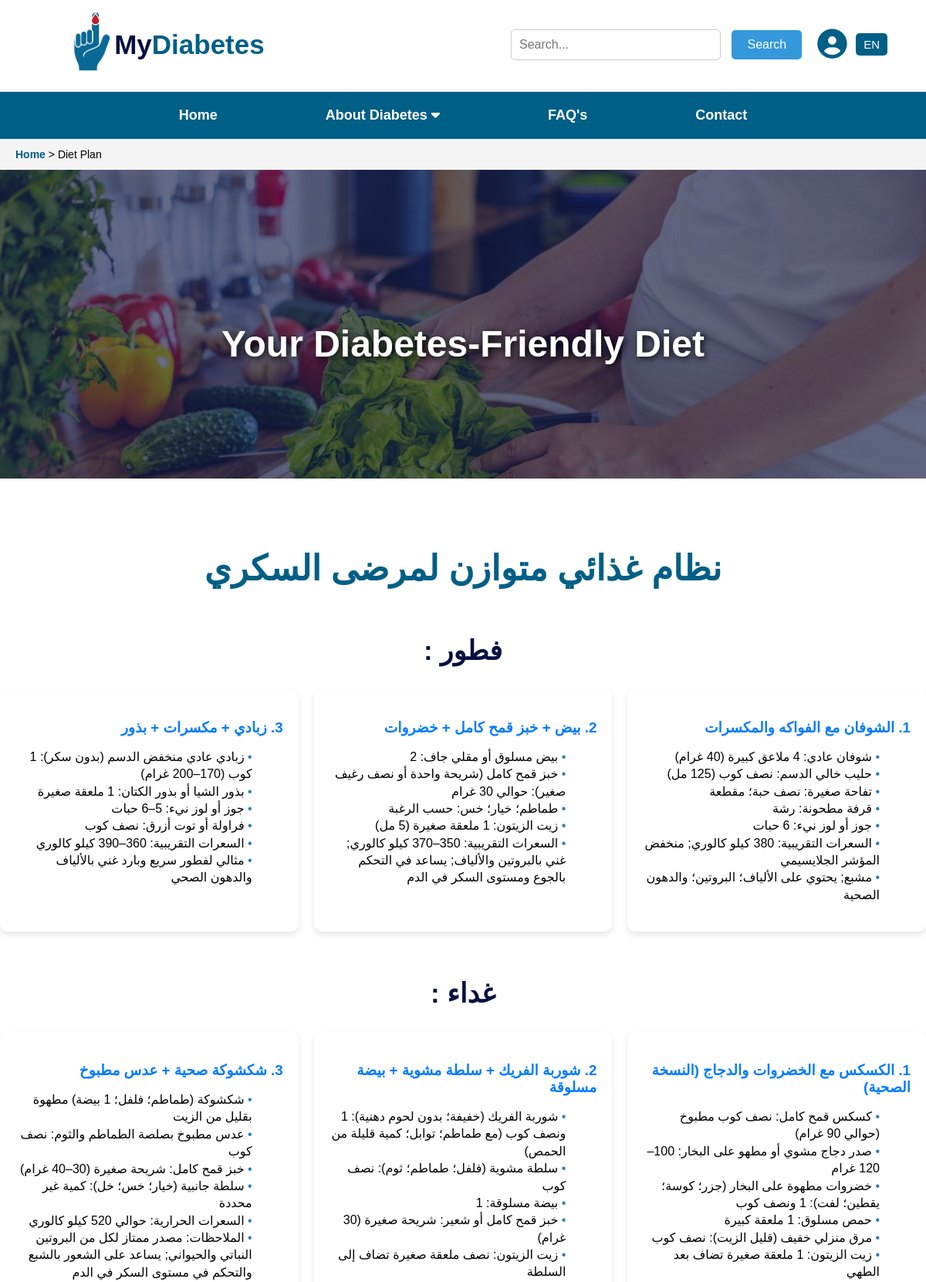
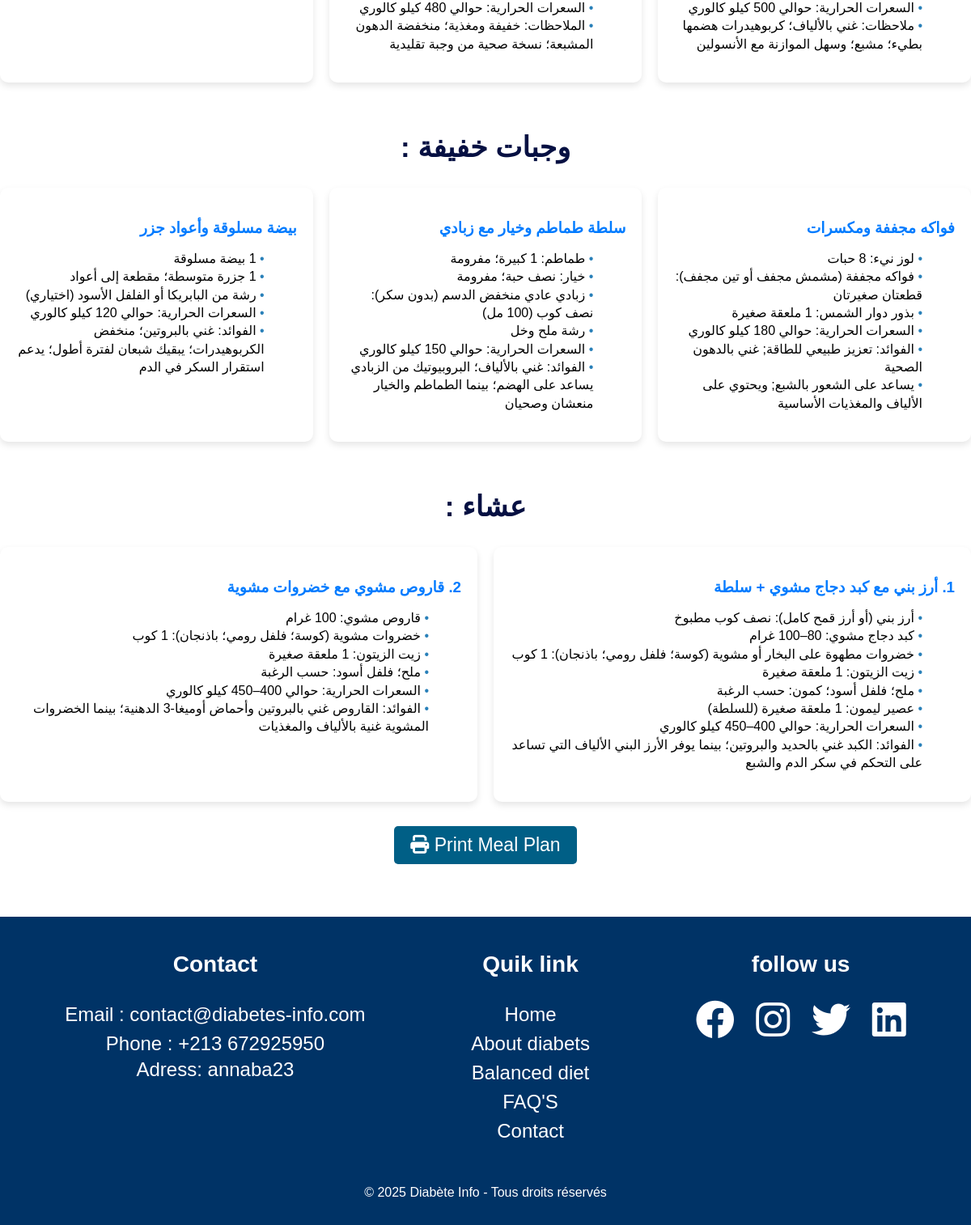
Page /regime1.php?user_id=3&lang=ar on the committed database (2 pictures, top to bottom).
### tables this page shows
CREATE TABLE `regime` (
  `id` int(11) NOT NULL,
  `breakfast1` text DEFAULT NULL,
  `breakfast2` text DEFAULT NULL,
  `breakfast3` text DEFAULT NULL,
  `lunch1` text DEFAULT NULL,
  `lunch2` text DEFAULT NULL,
  `lunch3` text DEFAULT NULL,
  `snack1` text DEFAULT NULL,
  `snack2` text DEFAULT NULL,
  `snack3` text DEFAULT NULL,
  `dinner1` text DEFAULT NULL,
  `dinner2` text DEFAULT NULL,
  `dinner3` text DEFAULT NULL,
  `b1` text DEFAULT NULL,
  `b2` text DEFAULT NULL,
  `b3` text DEFAULT NULL,
  `l1` text DEFAULT NULL,
  `l2` text DEFAULT NULL,
  `l3` text DEFAULT NULL,
  `s1` text DEFAULT NULL,
  `s2` text DEFAULT NULL,
  `s3` text DEFAULT NULL,
  `d1` text DEFAULT NULL,
  `d2` text DEFAULT NULL,
  `d3` text DEFAULT NULL,
  `breakfast1_ar` text DEFAULT NULL,
  `breakfast2_ar` text DEFAULT NULL,
  `breakfast3_ar` text DEFAULT NULL,
  `lunch1_ar` text DEFAULT NULL,
  `lunch2_ar` text DEFAULT NULL,
  `lunch3_ar` text DEFAULT NULL,
  `snack1_ar` text DEFAULT NULL,
  `snack2_ar` text DEFAULT NULL,
  `snack3_ar` text DEFAULT NULL,
  `dinner1_ar` text DEFAULT NULL,
  `dinner2_ar` text DEFAULT NULL,
  `dinner3_ar` text DEFAULT NULL,
  `b1_ar` text DEFAULT NULL,
  `b2_ar` text DEFAULT NULL,
  `b3_ar` text DEFAULT NULL,
  `l1_ar` text DEFAULT NULL,
  `l2_ar` text DEFAULT NULL,
  `l3_ar` text DEFAULT NULL,
  `s1_ar` text DEFAULT NULL,
  `s2_ar` text DEFAULT NULL,
  `s3_ar` text DEFAULT NULL,
  `d1_ar` text DEFAULT NULL,
  `d2_ar` text DEFAULT NULL,
  `d3_ar` text DEFAULT NULL
);

### regime1.php (the view, shortened to what this page needs)
<?php
require 'config.php';
$lang = isset($_GET['lang']) && $_GET['lang'] === 'ar' ? 'ar' : 'en';
$loggedIn = false;
$user_id = isset($_GET['user_id']) ? (int)$_GET['user_id'] : 0;
$sql = "SELECT r.*
        FROM regime r
        JOIN user_regime ur ON r.id = ur.regime_id
        WHERE ur.user_id = ?";
$stmt = $conn->prepare($sql);
$stmt->bind_param("i", $user_id);
$stmt->execute();
$result = $stmt->get_result();
if ($result->num_rows > 0) {
    $row = $result->fetch_assoc();
    if ($lang === 'ar') {
        $breakfast1 = $row['breakfast1_ar'];
        $breakfast2 = $row['breakfast2_ar'];
        $breakfast3 = $row['breakfast3_ar'];
        $lunch1 = $row['lunch1_ar'];
        $lunch2 = $row['lunch2_ar'];
        $lunch3 = $row['lunch3_ar'];
        $snack1 = $row['snack1_ar'];
        $snack2 = $row['snack2_ar'];
        $snack3 = $row['snack3_ar'];
        $dinner1 = $row['dinner1_ar'];
        $dinner2 = $row['dinner2_ar'];
        $b1 = $row['b1_ar'];
        $b2 = $row['b2_ar'];
        $b3 = $row['b3_ar'];
        $l1 = $row['l1_ar'];
        $l2 = $row['l2_ar'];
        $l3 = $row['l3_ar'];
        $s1 = $row['s1_ar'];
        $s2 = $row['s2_ar'];
        $s3 = $row['s3_ar'];
        $d1 = $row['d1_ar'];
        $d2 = $row['d2_ar'];
    }
} else {
    echo "<script>
        alert('No diet plan registered for this user.');
        window.location.href = 'Test.php';
    </script>";
}
?>
<!DOCTYPE html>
<html lang="en">
<head>
    <link rel="stylesheet" href="regime1.css">
    <link rel="stylesheet" href="https://cdnjs.cloudflare.com/ajax/libs/font-awesome/6.2.0/css/all.min.css">
</head>
<body>
    <header>
        <div class="logo">
            <a href="Home.php"><img src="logo.png" alt="XtraClinic Logo"></a>
            <a href="Home.php"><span class="clinic-name">My<span class="highlight">Diabetes</span></span></a>
        </div>
        <div class="search-user-container">
            <div class="search">
        <form action="search.php" method="GET" class="search-form">
    <input class="search-input" type="text" name="query" placeholder="Search...">
    <button class="btn" type="submit">Search</button>
</form>
            </div>
            <div class="user-dropdown">
    <a href="<?php echo $loggedIn ? '#' : 'loginn.php'; ?>" id="user-icon" class="user-icon">
        <i class="fas fa-user-circle"></i>
    </a>
</div>
<div style="text-align: center; margin: 20px -40px; margin-left:30px; gap:15px">
    <?php if ($lang === 'ar'): ?>
        <a href="?user_id=<?php echo $user_id; ?>&lang=en" class="btn-lang" style="padding: 6px 10px; font-size: 15px; background-color: #005F86; color: white; border: none; border-radius: 5px; text-decoration: none; ">EN</a>
    <?php else: ?>
        <a href="?user_id=<?php echo $user_id; ?>&lang=ar" class="btn-lang" style="padding: 6px 10px; font-size: 15px; background-color: #005F86; color: white; border: none; border-radius: 5px; text-decoration: none;">AR</a>
    <?php endif; ?>
</div>
        </div>
    </header>
    <nav>
        <ul class="nav-links">
            <li><a href="Home.php" class="active">Home</a></li>
            <li class="dropdown">
                <a href="diabete.php">About Diabetes <i class="fas fa-caret-down"></i></a>
            </li>
            <li><a href="FAQ.php">FAQ's</a></li>
            <li><a href="Contacte.php">Contact</a></li>
        </ul>
    </nav>
    <div class="breadcrumb">
        <a href="Home.php">Home</a> &gt; <span>Diet Plan</span>
    </div>
    <section class="hero-banner">
        <div class="hero-overlay">
            <h1 class="hero-title">Your Diabetes-Friendly Diet</h1>
        </div>
    </section>
<h1 style="text-align: center; direction: <?php echo ($lang === 'ar') ? 'rtl' : 'ltr'; ?>;">
    <?php echo $lang === 'ar' ? 'نظام غذائي متوازن لمرضى السكري' : 'Your Balanced Meal Plan for Diabetes'; ?>
</h1>
<h2 class="section-title" style="text-align: center; direction: <?php echo ($lang === 'ar') ? 'rtl' : 'ltr'; ?>;">
    <?php echo ($lang === 'ar') ? 'فطور' : 'Breakfast'; ?> :
</h2>
<div class="container" style="display: flex; gap: 20px; <?php echo ($lang === 'ar') ? 'direction: rtl; text-align: right;' : 'direction: ltr; text-align: left;'; ?>">
    <div class="card" style="flex: 1;">
        <h3>1. <?php echo htmlspecialchars($b1); ?> </h3>
        <ul>
            <?php
            if (isset($breakfast1)) {
                $items = explode(',', $breakfast1);
                foreach ($items as $item) {
                    echo "<li>" . htmlspecialchars(trim($item)) . "</li>\n";
                }
            }
            ?>
        </ul>
    </div>
    <div class="card" style="flex: 1;">
        <h3>2. <?php echo htmlspecialchars($b2); ?> </h3>
        <ul>
            <?php
            if (isset($breakfast2)) {
                $items = explode(',', $breakfast2);
                foreach ($items as $item) {
                    echo "<li>" . htmlspecialchars(trim($item)) . "</li>\n";
                }
            }
            ?>
        </ul>
    </div>
    <div class="card" style="flex: 1;">
        <h3>3. <?php echo htmlspecialchars($b3); ?> </h3>
        <ul>
            <?php
            if (isset($breakfast3)) {
                $items = explode(',', $breakfast3);
                foreach ($items as $item) {
                    echo "<li>" . htmlspecialchars(trim($item)) . "</li>\n";
                }
            }
            ?>
        </ul>
    </div>
</div>
<h2 class="section-title" style="text-align: center; direction: <?php echo ($lang === 'ar') ? 'rtl' : 'ltr'; ?>;">
    <?php echo ($lang === 'ar') ? 'غداء' : 'Lunch'; ?> :
</h2>
<div class="container" style="display: flex; gap: 20px; <?php echo ($lang === 'ar') ? 'direction: rtl; text-align: right;' : 'direction: ltr; text-align: left;'; ?>">
    <div class="card" style="flex: 1;">
        <h3>1. <?php echo htmlspecialchars($l1); ?> </h3>
        <ul>
            <?php
            if (isset($lunch1)) {
                $items = explode(',', $lunch1);
                foreach ($items as $item) {
                    echo "<li>" . htmlspecialchars(trim($item)) . "</li>\n";
                }
            }
            ?>
        </ul>
    </div>
    <div class="card" style="flex: 1;">
        <h3>2. <?php echo htmlspecialchars($l2); ?> </h3>
        <ul>
            <?php
            if (isset($lunch2)) {
                $items = explode(',', $lunch2);
                foreach ($items as $item) {
                    echo "<li>" . htmlspecialchars(trim($item)) . "</li>\n";
                }
            }
            ?>
        </ul>
    </div>
    <div class="card" style="flex: 1;">
        <h3>3. <?php echo htmlspecialchars($l3); ?> </h3>
        <ul>
            <?php
            if (isset($lunch3)) {
                $items = explode(',', $lunch3);
                foreach ($items as $item) {
                    echo "<li>" . htmlspecialchars(trim($item)) . "</li>\n";
                }
            }
            ?>
        </ul>
    </div>
</div>
<h2 class="section-title" style="text-align: center; direction: <?php echo ($lang === 'ar') ? 'rtl' : 'ltr'; ?>;">
    <?php echo ($lang === 'ar') ? 'وجبات خفيفة' : 'Snacks'; ?> :
</h2>
<div class="container" style="display: flex; gap: 20px; <?php echo ($lang === 'ar') ? 'direction: rtl; text-align: right;' : 'direction: ltr; text-align: left;'; ?>">
    <div class="card" style="flex: 1;">
        <h3><?php echo htmlspecialchars($s1); ?> </h3>
        <ul>
            <?php
            if (isset($snack1)) {
                $items = explode(',', $snack1);
                foreach ($items as $item) {
                    echo "<li>" . htmlspecialchars(trim($item)) . "</li>\n";
                }
            }
            ?>
        </ul>
    </div>
    <div class="card" style="flex: 1;">
        <h3> <?php echo htmlspecialchars($s2); ?> </h3>
        <ul>
            <?php
            if (isset($snack2)) {
                $items = explode(',', $snack2);
                foreach ($items as $item) {
                    echo "<li>" . htmlspecialchars(trim($item)) . "</li>\n";
                }
            }
            ?>
        </ul>
    </div>
    <div class="card" style="flex: 1;">
        <h3><?php echo htmlspecialchars($s3); ?> </h3>
        <ul>
            <?php
            if (isset($snack3)) {
                $items = explode(',', $snack3);
                foreach ($items as $item) {
                    echo "<li>" . htmlspecialchars(trim($item)) . "</li>\n";
                }
            }
            ?>
        </ul>
    </div>
</div>
<h2 class="section-title" style="text-align: center; direction: <?php echo ($lang === 'ar') ? 'rtl' : 'ltr'; ?>;">
    <?php echo ($lang === 'ar') ? 'عشاء' : 'Dinner'; ?> :
</h2>
<div class="container" style="display: flex; gap: 20px; <?php echo ($lang === 'ar') ? 'direction: rtl; text-align: right;' : 'direction: ltr; text-align: left;'; ?>">
    <div class="card" style="flex: 1;">
        <h3>1. <?php echo htmlspecialchars($d1); ?> </h3>
        <ul>
            <?php
            if (isset($dinner1)) {
                $items = explode(',', $dinner1);
                foreach ($items as $item) {
                    echo "<li>" . htmlspecialchars(trim($item)) . "</li>\n";
                }
            }
            ?>
        </ul>
    </div>
    <div class="card" style="flex: 1;">
        <h3>2. <?php echo htmlspecialchars($d2); ?> </h3>
        <ul>
            <?php
            if (isset($dinner2)) {
                $items = explode(',', $dinner2);
                foreach ($items as $item) {
                    echo "<li>" . htmlspecialchars(trim($item)) . "</li>\n";
                }
            }
            ?>
        </ul>
    </div>
</div>
<div style="text-align: center; margin: 30px;">
    <button onclick="window.print()" style="padding: 10px 20px; font-size: 23px; background-color: #005F86; color: white; border: none; border-radius: 5px; cursor: pointer;">
        <i class="fas fa-print"></i> Print Meal Plan
    </button>
</div>
    <footer>
        <div class="footer-container">
            <div class="footer-section">
                <h3>Contact</h3>
                <ul>
                    <li><a href="mailto:islemdiaf633@gmail.com">Email : contact@diabetes-info.com</a></li>
                    <li><a href="tel:+213672925950">Phone : +213 672925950</a></li>
                    <li>Adress: annaba23</li>
                </ul>
            </div>
            <div class="footer-section">
                <h3>Quik link</h3>
                <ul>
                    <li><a href="Home.php">Home</a></li>
                    <li><a href="diabete.php">About diabets</a></li>
                    <li><a href="<?= $loggedIn ? 'test.php?user_id=' . $userId : 'Loginn.php' ?>">Balanced diet</a></li>
                    <li><a href="FAQ.php">FAQ'S</a></li>
                    <li><a href="Contacte.php">Contact</a></li>
                </ul>
            </div>
            <div class="footer-section">
                <h3>follow us</h3>
                <a href="https://www.facebook.com/profile.php?id=61576556904786" target="_blank"><i class="fab fa-facebook fa-2x"></i></a>
                <a href="https://www.instagram.com/mydiabetes20028/"><i class="fab fa-instagram fa-2x"target="_blank"></i></a>
                <a href="https://twitter.com"><i class="fab fa-twitter fa-2x" target="_blank"></i></a>
                <a href="https://www.linkedin.com"><i class="fab fa-linkedin fa-2x"target="_blank"></i></a>
            </div>
        </div>
        <p class="copyright">© 2025 Diabète Info - Tous droits réservés</p>
    </footer>
</body>
</html>

### regime1.css (style rules this page uses)
body { font-family: Arial, sans-serif; margin: 0; padding: 0; background-color: white; }
header { display: flex; align-items: center; justify-content: space-between; background-color: white; border-bottom: 4px solid whitesmoke; padding: 10px 90px; gap: 16px; }
.search-user-container { display: flex; align-items: center; gap: 20px; }
.user-icon { color: #005F86; font-size: 2.4rem; cursor: pointer; transition: all 0.3s ease; margin-right: -50px; }
html { scroll-behavior: smooth; }
.logo { display: flex; align-items: center; font-size: 20px; font-weight: bold; color: #5f6974; }
.logo img { height: 90px; }
a { text-decoration: none; }
.clinic-name { font-size: 35px; font-weight: bold; color: #061042; }
.highlight { color: #005F86; }
.search-input { padding: 10px; width: 250px; border-radius: 5px; border: 1px solid #ccc; font-size: 16px; transition: border-color 0.3s; }
.btn { padding: 10px 20px; background-color: #3498db; color: white; border: none; border-radius: 5px; cursor: pointer; font-size: 16px; margin-left: 10px; transition: background-color 0.3s; }
.search { position: relative; }
nav { background-color: #005F86; padding: 10px 0; box-shadow:0 4px 4px #5f6974; }
.nav-links { list-style: none; display: flex; justify-content: center; gap: 20px; padding: 0; margin: 0; }
.nav-links li { position: relative; }
.nav-links a { text-decoration: none; color: white; font-size: 18px; padding: 10px 60px; display: block; transition: all 0.3s; font-weight: 600; }
.breadcrumb { background: #f4f4f4; padding: 12px 20px; font-size: 14px; }
.breadcrumb a { text-decoration: none; color: #005F86; font-weight: bold; }
.breadcrumb span { color: black; }
.hero-banner { width: 100%; height: 400px; background-image: url('diabetes-teste.jpg'); background-size: cover; background-position: center; animation: moveBackground 10s infinite linear; position: relative; display: flex; align-items: center; justify-content: center; overflow: hidden; }
.hero-overlay { background-color: rgba(6, 16, 66, 0.6); width: 100%; height: 100%; display: flex; justify-content: center; align-items: center; }
.hero-title { font-size: 48px; color: white; text-align: center; font-weight: bold; text-shadow: 2px 2px 10px #000; }
h1 ,h2 { text-align: center; color: #005F86; font-size: 45px; margin-top: 90px; }
.section-title { margin-top: 60px; font-size: 35px; color: #061042; }
.container { display: flex; gap: 20px; margin-top: 30px; flex-wrap: wrap; }
.card { background-color: #ffffff; border-radius: 10px; padding: 20px; flex: 1; min-width: 280px; box-shadow: 0 4px 8px rgba(0, 0, 0, 0.1); }
.card h3 { color: #007bff; margin-bottom: 10px; }
.card ul { list-style-type: none; padding-left: 0; line-height: 1.4; }
.card li::before { content: "• "; color: #2980b9; }
footer { background: #003366; color: white; text-align: center; padding: 15px; margin-top: 65px; }
.footer-container { display: flex; justify-content: space-around; flex-wrap: nowrap; }
.footer-section h3 { font-weight: 800; color: white; }
.footer-section { font-size: 24px; margin-bottom: 10px; }
.footer-section ul { list-style: none; padding: 0; }
.footer-section a { margin: 0 10px; color: white; text-decoration: none; line-height: 1.5; }
.copyright { margin-top: 15px; font-size: 16px; color: white; }

### rows in the picture
regime: b1_ar "الشوفان مع الفواكه والمكسرات", breakfast1_ar "شوفان عادي: 4 ملاعق كبيرة (40 غرام)", breakfast1_ar "حليب خالي الدسم: نصف كوب (125 مل)", breakfast1_ar "تفاحة صغيرة: نصف حبة؛ مقطعة", breakfast1_ar "قرفة مطحونة: رشة", breakfast1_ar "جوز أو لوز نيء: 6 حبات", breakfast1_ar "السعرات التقريبية: 380 كيلو كالوري; منخفض المؤشر الجلايسيمي", breakfast1_ar "مشبع; يحتوي على الألياف؛ البروتين؛ والدهون الصحية", b2_ar "بيض + خبز قمح كامل + خضروات", breakfast2_ar "بيض مسلوق أو مقلي جاف: 2", breakfast2_ar "خبز قمح كامل (شريحة واحدة أو نصف رغيف صغير): حوالي 30 غرام", breakfast2_ar "طماطم؛ خيار؛ خس: حسب الرغبة", breakfast2_ar "زيت الزيتون: 1 ملعقة صغيرة (5 مل)", breakfast2_ar "السعرات التقريبية: 350–370 كيلو كالوري; غني بالبروتين والألياف; يساعد في التحكم بالجوع ومستوى السكر في الدم", b3_ar "زبادي + مكسرات + بذور", breakfast3_ar "زبادي عادي منخفض الدسم (بدون سكر): 1 كوب (170–200 غرام)", breakfast3_ar "بذور الشيا أو بذور الكتان: 1 ملعقة صغيرة", breakfast3_ar "جوز أو لوز نيء: 5–6 حبات", breakfast3_ar "فراولة أو توت أزرق: نصف كوب", breakfast3_ar "السعرات التقريبية: 360–390 كيلو كالوري", breakfast3_ar "مثالي لفطور سريع وبارد غني بالألياف والدهون الصحي", l1_ar "الكسكس مع الخضروات والدجاج (النسخة الصحية)", lunch1_ar "كسكس قمح كامل: نصف كوب مطبوخ (حوالي 90 غرام)", lunch1_ar "صدر دجاج مشوي أو مطهو على البخار: 100–120 غرام", lunch1_ar "خضروات مطهوة على البخار (جزر؛ كوسة؛ يقطين؛ لفت): 1 ونصف كوب", lunch1_ar "حمص مسلوق: 1 ملعقة كبيرة", lunch1_ar "مرق منزلي خفيف (قليل الزيت): نصف كوب", lunch1_ar "زيت الزيتون: 1 ملعقة صغيرة تضاف بعد الطهي", lunch1_ar "السعرات الحرارية: حوالي 500 كيلو كالوري", lunch1_ar "ملاحظات: غني بالألياف؛ كربوهيدرات هضمها بطيء؛ مشبع؛ وسهل الموازنة مع الأنسولين", l2_ar "شوربة الفريك + سلطة مشوية + بيضة مسلوقة", lunch2_ar "شوربة الفريك (خفيفة؛ بدون لحوم دهنية): 1 ونصف كوب (مع طماطم؛ توابل؛ كمية قليلة من الحمص)", lunch2_ar "سلطة مشوية (فلفل؛ طماطم؛ ثوم): نصف كوب", lunch2_ar "بيضة مسلوقة: 1", lunch2_ar "خبز قمح كامل أو شعير: شريحة صغيرة (30 غرام)", lunch2_ar "زيت الزيتون: نصف ملعقة صغيرة تضاف إلى السلطة", lunch2_ar "السعرات الحرارية: حوالي 480 كيلو كالوري", lunch2_ar "الملاحظات: خفيفة ومغذية؛ منخفضة الدهون المشبعة؛ نسخة صحية من وجبة تقليدية", l3_ar "شكشوكة صحية + عدس مطبوخ", lunch3_ar "شكشوكة (طماطم؛ فلفل؛ 1 بيضة) مطهوة بقليل من الزيت", lunch3_ar "عدس مطبوخ بصلصة الطماطم والثوم: نصف كوب", lunch3_ar "خبز قمح كامل: شريحة صغيرة (30–40 غرام)", lunch3_ar "سلطة جانبية (خيار؛ خس؛ خل): كمية غير محددة", lunch3_ar "السعرات الحرارية: حوالي 520 كيلو كالوري", lunch3_ar "الملاحظات: مصدر ممتاز لكل من البروتين النباتي والحيواني; يساعد على الشعور بالشبع والتحكم في مستوى السكر في الدم", s1_ar "فواكه مجففة ومكسرات", snack1_ar "لوز نيء: 8 حبات", snack1_ar "فواكه مجففة (مشمش مجفف أو تين مجفف): قطعتان صغيرتان", snack1_ar "بذور دوار الشمس: 1 ملعقة صغيرة", snack1_ar "السعرات الحرارية: حوالي 180 كيلو كالوري", snack1_ar "الفوائد: تعزيز طبيعي للطاقة; غني بالدهون الصحية", snack1_ar "يساعد على الشعور بالشبع; ويحتوي على الألياف والمغذيات الأساسية", s2_ar "سلطة طماطم وخيار مع زبادي", snack2_ar "طماطم: 1 كبيرة؛ مفرومة", snack2_ar "خيار: نصف حبة؛ مفرومة", snack2_ar "زبادي عادي منخفض الدسم (بدون سكر): نصف كوب (100 مل)", snack2_ar "رشة ملح وخل", snack2_ar "السعرات الحرارية: حوالي 150 كيلو كالوري", snack2_ar "الفوائد: غني بالألياف؛ البروبيوتيك من الزبادي يساعد على الهضم؛ بينما الطماطم والخيار منعشان وصحيان", s3_ar "بيضة مسلوقة وأعواد جزر", snack3_ar "1 بيضة مسلوقة", snack3_ar "1 جزرة متوسطة؛ مقطعة إلى أعواد", snack3_ar "رشة من البابريكا أو الفلفل الأسود (اختياري)", snack3_ar "السعرات الحرارية: حوالي 120 كيلو كالوري", snack3_ar "الفوائد: غني بالبروتين؛ منخفض الكربوهيدرات؛ يبقيك شبعان لفترة أطول؛ يدعم استقرار السكر في الدم", d1_ar "أرز بني مع كبد دجاج مشوي + سلطة", dinner1_ar "أرز بني (أو أرز قمح كامل): نصف كوب مطبوخ", dinner1_ar "كبد دجاج مشوي: 80–100 غرام", dinner1_ar "خضروات مطهوة على البخار أو مشوية (كوسة؛ فلفل رومي؛ باذنجان): 1 كوب", dinner1_ar "زيت الزيتون: 1 ملعقة صغيرة", dinner1_ar "ملح؛ فلفل أسود؛ كمون: حسب الرغبة", dinner1_ar "عصير ليمون: 1 ملعقة صغيرة (للسلطة)", dinner1_ar "السعرات الحرارية: حوالي 400–450 كيلو كالوري", dinner1_ar "الفوائد: الكبد غني بالحديد والبروتين؛ بينما يوفر الأرز البني الألياف التي تساعد على التحكم في سكر الدم والشبع", d2_ar "قاروص مشوي مع خضروات مشوية", dinner2_ar "قاروص مشوي: 100 غرام", dinner2_ar "خضروات مشوية (كوسة؛ فلفل رومي؛ باذنجان): 1 كوب", dinner2_ar "زيت الزيتون: 1 ملعقة صغيرة", dinner2_ar "ملح؛ فلفل أسود: حسب الرغبة", dinner2_ar "السعرات الحرارية: حوالي 400–450 كيلو كالوري", dinner2_ar "الفوائد: القاروص غني بالبروتين وأحماض أوميغا-3 الدهنية؛ بينما الخضروات المشوية غنية بالألياف والمغذيات"
